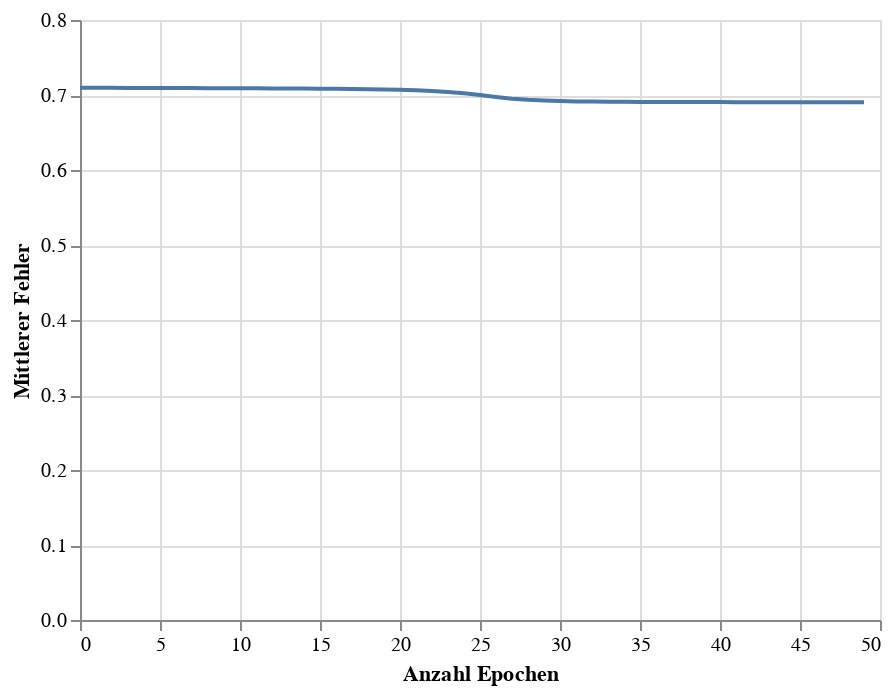

Notebook cell for this chart:
### Code cell
train_chart = alt.Chart(loss_df).mark_line().encode(
    x=alt.X('Epoch', title = 'Anzahl Epochen'),
    y=alt.Y('Loss', title = 'Mittlerer Fehler')
)
# glue('train-loss-team', train_chart,display=True)
train_chart

### Figure 1 — Vega-Lite specification as saved in the notebook (floating-point values rounded to 4 significant figures)
{"config": {"view": {"continuousWidth": 400, "continuousHeight": 300}}, "data": {"name": "data-a49204fbab3fdb41d5c0f563f5178f84"}, "mark": "line", "encoding": {"x": {"field": "Epoch", "title": "Anzahl Epochen", "type": "quantitative"}, "y": {"field": "Loss", "title": "Mittlerer Fehler", "type": "quantitative"}}, "$schema": "https://vega.github.io/schema/vega-lite/v4.17.0.json", "datasets": {"data-a49204fbab3fdb41d5c0f563f5178f84": [{"Epoch": 0, "Loss": 0.7096}, {"Epoch": 1, "Loss": 0.7096}, {"Epoch": 2, "Loss": 0.7095}, {"Epoch": 3, "Loss": 0.7095}, {"Epoch": 4, "Loss": 0.7094}, {"Epoch": 5, "Loss": 0.7094}, {"Epoch": 6, "Loss": 0.7093}, {"Epoch": 7, "Loss": 0.7092}, {"Epoch": 8, "Loss": 0.7091}, {"Epoch": 9, "Loss": 0.7091}, {"Epoch": 10, "Loss": 0.709}, {"Epoch": 11, "Loss": 0.7089}, {"Epoch": 12, "Loss": 0.7088}, {"Epoch": 13, "Loss": 0.7086}, {"Epoch": 14, "Loss": 0.7085}, {"Epoch": 15, "Loss": 0.7083}, {"Epoch": 16, "Loss": 0.7082}, {"Epoch": 17, "Loss": 0.7079}, {"Epoch": 18, "Loss": 0.7077}, {"Epoch": 19, "Loss": 0.7073}, {"Epoch": 20, "Loss": 0.7069}, {"Epoch": 21, "Loss": 0.7063}, {"Epoch": 22, "Loss": 0.7054}, {"Epoch": 23, "Loss": 0.7041}, {"Epoch": 24, "Loss": 0.7023}, {"Epoch": 25, "Loss": 0.6999}, {"Epoch": 26, "Loss": 0.6973}, {"Epoch": 27, "Loss": 0.6951}, {"Epoch": 28, "Loss": 0.6935}, {"Epoch": 29, "Loss": 0.6925}, {"Epoch": 30, "Loss": 0.6919}, {"Epoch": 31, "Loss": 0.6915}, {"Epoch": 32, "Loss": 0.6912}, {"Epoch": 33, "Loss": 0.691}, {"Epoch": 34, "Loss": 0.6909}, {"Epoch": 35, "Loss": 0.6907}, {"Epoch": 36, "Loss": 0.6907}, {"Epoch": 37, "Loss": 0.6906}, {"Epoch": 38, "Loss": 0.6905}, {"Epoch": 39, "Loss": 0.6905}, {"Epoch": 40, "Loss": 0.6905}, {"Epoch": 41, "Loss": 0.6904}, {"Epoch": 42, "Loss": 0.6904}, {"Epoch": 43, "Loss": 0.6904}, {"Epoch": 44, "Loss": 0.6904}, {"Epoch": 45, "Loss": 0.6904}, {"Epoch": 46, "Loss": 0.6904}, {"Epoch": 47, "Loss": 0.6903}, {"Epoch": 48, "Loss": 0.6903}, {"Epoch": 49, "Loss": 0.6903}]}}
